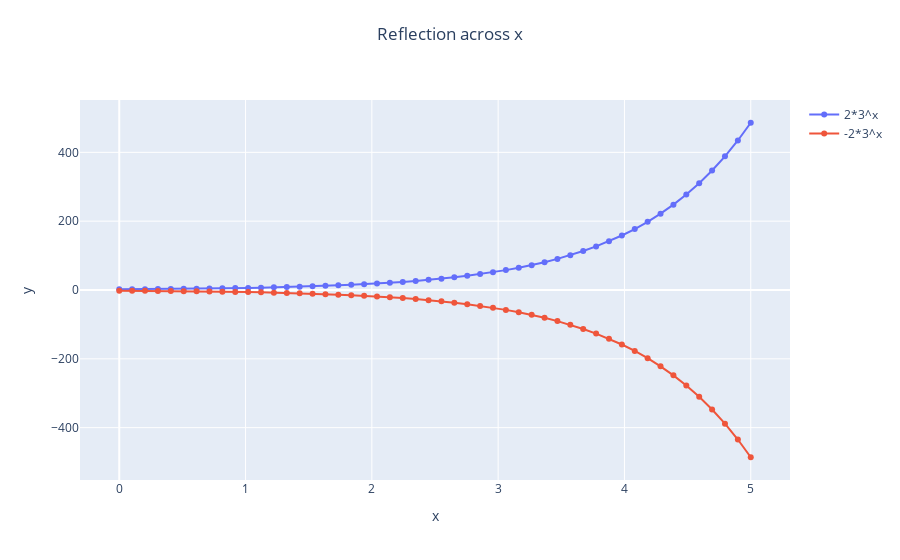

The notebook cell saved with this chart:
### Markdown cell above
# Reflections across x
You can reflect across x using:
```
f_refl_across_x = -f 
```
Once you define a function, you can add it and its reflection across x using:
```
plot = graph_funs()       # Create a graph object
plot.add_fun(f)           # Create a single function.
plot.add_refl_across_x(f) # Add its reflection.
```

## Assignment: Plot reflections across x
Study the code below and then modify it to:<br>
1. Modify the code to reflect across x:
    $$ y = 4^x. $$

### Code cell
# Generate the list of numbers
min_x = 0.0 
max_x = 5.0
num_points = 50
x_values = np.linspace(min_x, max_x, num_points)

# Define exponential function
f = 2*(3)**x
f_refl = -f
print("Original f = ", f, " reflected f across x = ", f_refl)

plot = graph_funs()       # Create a graph object
plot.add_fun(f)           # Create a single function.
plot.add_refl_across_x(f) # Add its reflection.


plot.plot_functions_list(x_values=x_values, plot_title="Reflection across x")

### Figure 1 — Plotly figure (JSON) as saved in the notebook; plotly's stock layout.template omitted (floating-point values rounded to 4 significant figures)
{"data": [{"mode": "lines+markers", "name": "2*3^x", "showlegend": true, "type": "scatter", "x": [0, 0.102, 0.2041, 0.3061, 0.4082, 0.5102, 0.6122, 0.7143, 0.8163, 0.9184, 1.02, 1.122, 1.224, 1.327, 1.429, 1.531, 1.633, 1.735, 1.837, 1.939, 2.041, 2.143, 2.245, 2.347, 2.449, 2.551, 2.653, 2.755, 2.857, 2.959, 3.061, 3.163, 3.265, 3.367, 3.469, 3.571, 3.673, 3.776, 3.878, 3.98, 4.082, 4.184, 4.286, 4.388, 4.49, 4.592, 4.694, 4.796, 4.898, 5], "y": [2, 2.237, 2.503, 2.8, 3.132, 3.503, 3.919, 4.384, 4.904, 5.485, 6.136, 6.864, 7.678, 8.589, 9.608, 10.75, 12.02, 13.45, 15.04, 16.83, 18.83, 21.06, 23.56, 26.35, 29.48, 32.97, 36.89, 41.26, 46.16, 51.63, 57.76, 64.61, 72.27, 80.85, 90.44, 101.2, 113.2, 126.6, 141.6, 158.4, 177.2, 198.2, 221.7, 248.0, 277.5, 310.4, 347.2, 388.4, 434.5, 486]}, {"mode": "lines+markers", "name": "-2*3^x", "showlegend": true, "type": "scatter", "x": [0, 0.102, 0.2041, 0.3061, 0.4082, 0.5102, 0.6122, 0.7143, 0.8163, 0.9184, 1.02, 1.122, 1.224, 1.327, 1.429, 1.531, 1.633, 1.735, 1.837, 1.939, 2.041, 2.143, 2.245, 2.347, 2.449, 2.551, 2.653, 2.755, 2.857, 2.959, 3.061, 3.163, 3.265, 3.367, 3.469, 3.571, 3.673, 3.776, 3.878, 3.98, 4.082, 4.184, 4.286, 4.388, 4.49, 4.592, 4.694, 4.796, 4.898, 5], "y": [-2, -2.237, -2.503, -2.8, -3.132, -3.503, -3.919, -4.384, -4.904, -5.485, -6.136, -6.864, -7.678, -8.589, -9.608, -10.75, -12.02, -13.45, -15.04, -16.83, -18.83, -21.06, -23.56, -26.35, -29.48, -32.97, -36.89, -41.26, -46.16, -51.63, -57.76, -64.61, -72.27, -80.85, -90.44, -101.2, -113.2, -126.6, -141.6, -158.4, -177.2, -198.2, -221.7, -248.0, -277.5, -310.4, -347.2, -388.4, -434.5, -486]}], "layout": {"autosize": false, "title": {"text": "Reflection across x", "x": 0.5, "xanchor": "center", "y": 0.95, "yanchor": "top"}, "xaxis": {"title": {"text": "x"}}, "yaxis": {"title": {"text": "y"}}}}
